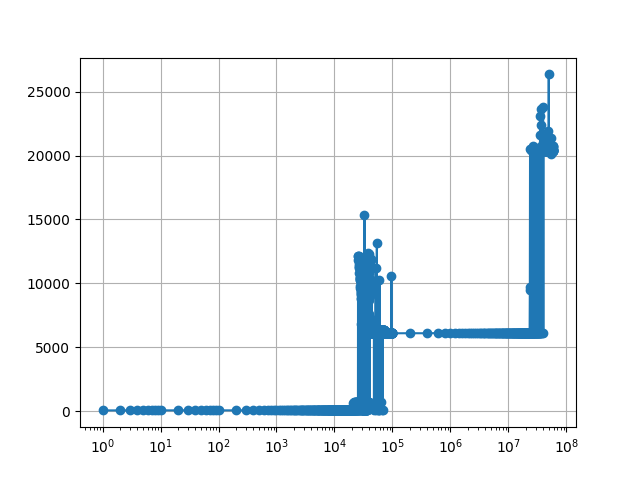

Source code (Python):
import pandas as pd
import matplotlib.pyplot as plt
import sys

if len(sys.argv) < 2:
    print("Usage: python script.py <path_to_csv_file>")
    sys.exit(1)

csv_file = sys.argv[1]
df = pd.read_csv(csv_file)

plt.plot(df.iloc[:, 1], df.iloc[:, 2], marker='o')
plt.xscale('log')
plt.grid(True)

#plt.show()
plt.savefig('plot.png')
